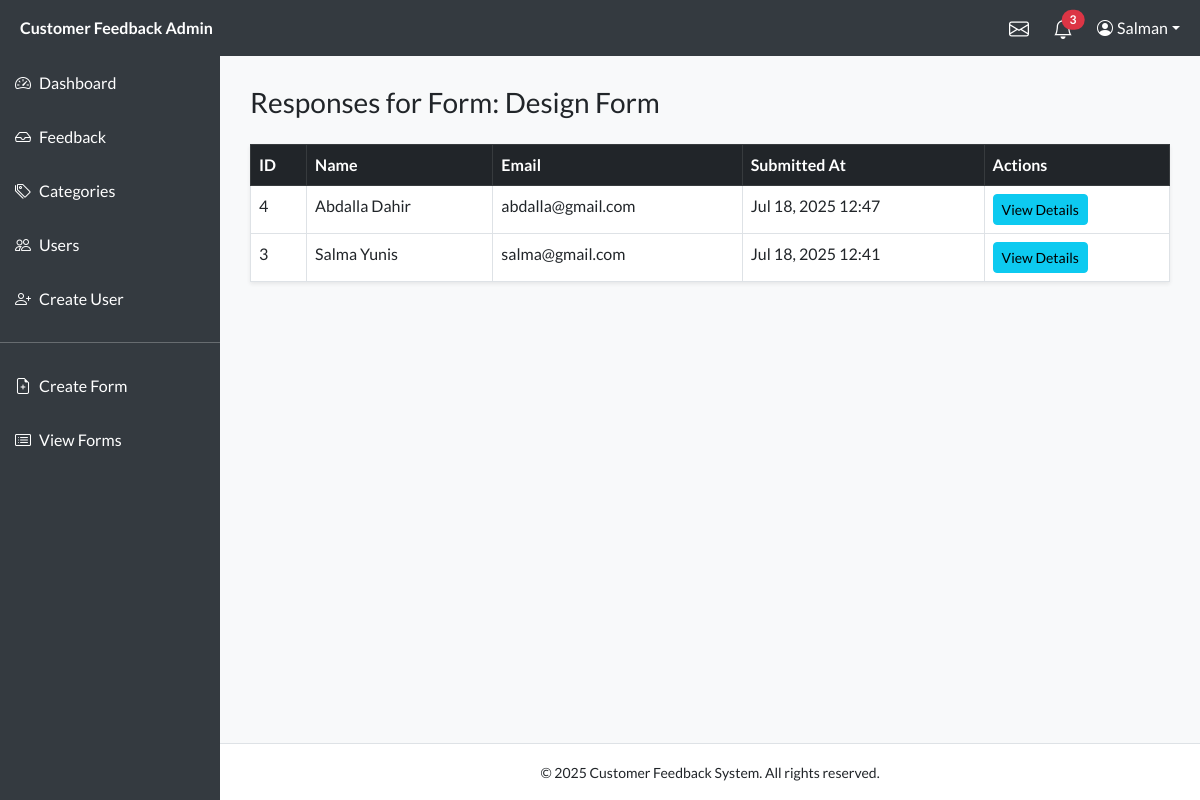
/Admin/form_responses.php?id=2 (signed in), run on the app's committed database.
### tables this page shows
CREATE TABLE `feedback_forms` (
  `id` int(11) NOT NULL,
  `title` varchar(255) NOT NULL,
  `description` text DEFAULT NULL,
  `created_at` timestamp NOT NULL DEFAULT current_timestamp()
);

CREATE TABLE `feedback_form_responses` (
  `id` int(11) NOT NULL,
  `form_id` int(11) NOT NULL,
  `name` varchar(255) DEFAULT NULL,
  `email` varchar(255) DEFAULT NULL,
  `submitted_at` timestamp NOT NULL DEFAULT current_timestamp()
);

### Admin/form_responses.php (the view, shortened to what this page needs)
<?php
include 'includes/header.php';
include 'includes/sidebar.php';
$form_id = isset($_GET['id']) ? (int)$_GET['id'] : 0;
$form = $conn->query("SELECT * FROM feedback_forms WHERE id = $form_id")->fetch_assoc();
$responses = $conn->query("SELECT * FROM feedback_form_responses WHERE form_id = $form_id ORDER BY submitted_at DESC");
?>
<h3 class="mb-4">Responses for Form: <?= htmlspecialchars($form['title']) ?></h3>
<table class="table table-bordered table-hover bg-white shadow-sm">
  <thead class="table-dark">
    <tr>
      <th>ID</th>
      <th>Name</th>
      <th>Email</th>
      <th>Submitted At</th>
      <th>Actions</th>
    </tr>
  </thead>
  <tbody>
    <?php while ($row = $responses->fetch_assoc()): ?>
      <tr>
        <td><?= $row['id'] ?></td>
        <td><?= htmlspecialchars($row['name']) ?></td>
        <td><?= htmlspecialchars($row['email']) ?></td>
        <td><?= date("M d, Y H:i", strtotime($row['submitted_at'])) ?></td>
        <td>
          <a href="view_response.php?id=<?= $row['id'] ?>" class="btn btn-sm btn-info">View Details</a>
        </td>
      </tr>
    <?php endwhile; ?>
  </tbody>
</table>
<?php include 'includes/footer.php'; ?>

### Admin/includes/header.php (style rules this page uses)
* { font-family: 'Lato', sans-serif; }
body { margin: 0; padding: 0; display: flex; flex-direction: column; }

### data on the page
feedback_forms: title "Design Form"
feedback_form_responses: id "4", name "Abdalla Dahir", email "abdalla@gmail.com", submitted_at "Jul 18, 2025 12:47"
feedback_form_responses: id "3", name "Salma Yunis", email "salma@gmail.com", submitted_at "Jul 18, 2025 12:41"

### other printed values
$unreadCount "3"
$_SESSION['user_name'] "Salman"
